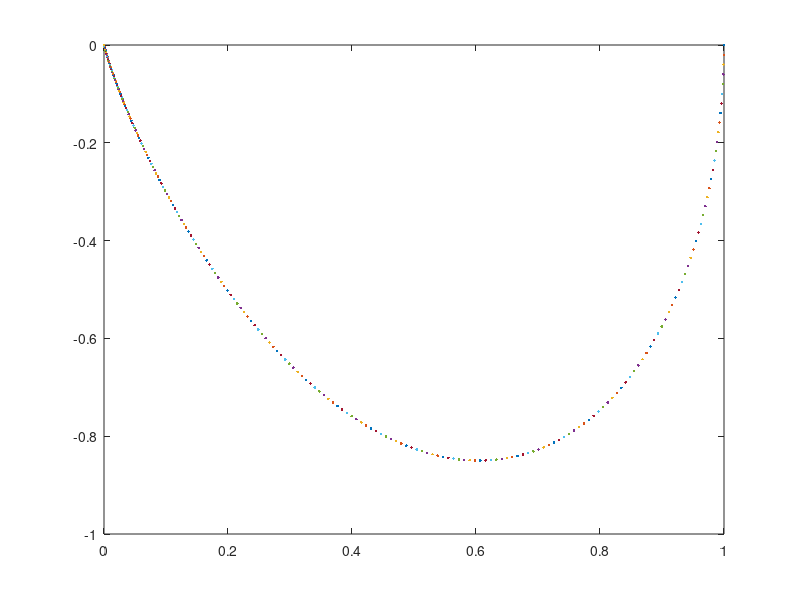

Source code (MATLAB):
clc;
clear all;
f = @(y,t)(-2*t*y);
y0 = 1;
t0 = 0;
h = 0.01;
tf = 5;
n = (tf-t0)/h;
for i = 1:n
    yf = y0+h*f(y0,t0);
    y0 = yf;
    plot(y0,f(y0,t0))
    hold on;
    t0 = t0+h;
end
yf
